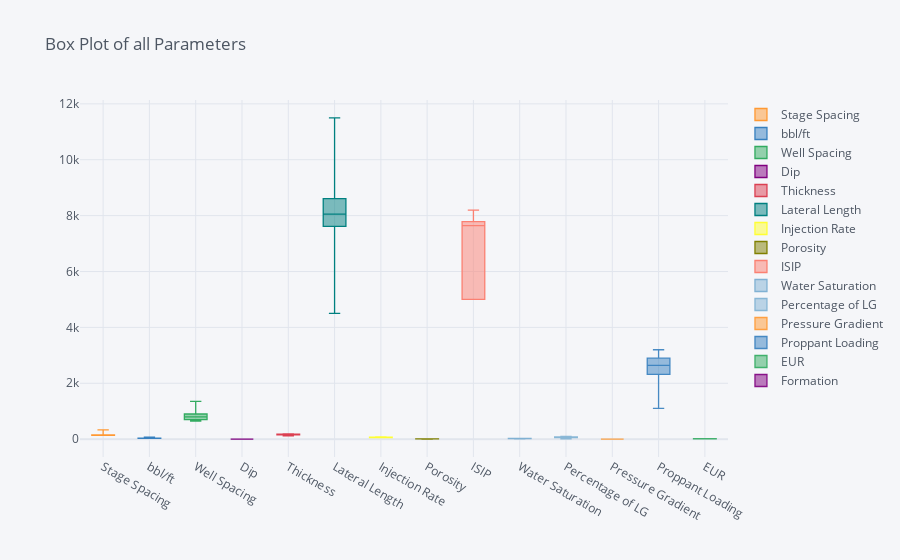

Notebook source saved alongside this figure:
### Code cell
df_Shale.iplot(kind='box', title='Box Plot of all Parameters')

### Figure 1 — Plotly figure (JSON) as saved in the notebook; plotly's stock layout.template omitted (floating-point values rounded to 4 significant figures; data arrays with more than 128 entries replaced by an {"elided": "..."} marker saying what was removed)
{"data": [{"boxpoints": false, "line": {"width": 1.3}, "marker": {"color": "rgba(255, 153, 51, 1.0)"}, "name": "Stage Spacing", "orientation": "v", "type": "box", "y": {"elided": "506 int values"}}, {"boxpoints": false, "line": {"width": 1.3}, "marker": {"color": "rgba(55, 128, 191, 1.0)"}, "name": "bbl/ft", "orientation": "v", "type": "box", "y": {"elided": "506 str values"}}, {"boxpoints": false, "line": {"width": 1.3}, "marker": {"color": "rgba(50, 171, 96, 1.0)"}, "name": "Well Spacing", "orientation": "v", "type": "box", "y": {"elided": "506 int values"}}, {"boxpoints": false, "line": {"width": 1.3}, "marker": {"color": "rgba(128, 0, 128, 1.0)"}, "name": "Dip", "orientation": "v", "type": "box", "y": {"elided": "506 int values"}}, {"boxpoints": false, "line": {"width": 1.3}, "marker": {"color": "rgba(219, 64, 82, 1.0)"}, "name": "Thickness", "orientation": "v", "type": "box", "y": {"elided": "506 int values"}}, {"boxpoints": false, "line": {"width": 1.3}, "marker": {"color": "rgba(0, 128, 128, 1.0)"}, "name": "Lateral Length", "orientation": "v", "type": "box", "y": {"elided": "506 int values"}}, {"boxpoints": false, "line": {"width": 1.3}, "marker": {"color": "rgba(255, 255, 51, 1.0)"}, "name": "Injection Rate", "orientation": "v", "type": "box", "y": {"elided": "506 int values"}}, {"boxpoints": false, "line": {"width": 1.3}, "marker": {"color": "rgba(128, 128, 0, 1.0)"}, "name": "Porosity", "orientation": "v", "type": "box", "y": {"elided": "506 float values"}}, {"boxpoints": false, "line": {"width": 1.3}, "marker": {"color": "rgba(251, 128, 114, 1.0)"}, "name": "ISIP", "orientation": "v", "type": "box", "y": {"elided": "506 int values"}}, {"boxpoints": false, "line": {"width": 1.3}, "marker": {"color": "rgba(128, 177, 211, 1.0)"}, "name": "Water Saturation", "orientation": "v", "type": "box", "y": {"elided": "506 float values"}}, {"boxpoints": false, "line": {"width": 1.3}, "marker": {"color": "rgba(128, 177, 211, 0.8999999999999999)"}, "name": "Percentage of LG", "orientation": "v", "type": "box", "y": {"elided": "506 float values"}}, {"boxpoints": false, "line": {"width": 1.3}, "marker": {"color": "rgba(255, 153, 51, 0.8999999999999999)"}, "name": "Pressure Gradient", "orientation": "v", "type": "box", "y": {"elided": "506 float values"}}, {"boxpoints": false, "line": {"width": 1.3}, "marker": {"color": "rgba(55, 128, 191, 0.8999999999999999)"}, "name": "Proppant Loading", "orientation": "v", "type": "box", "y": {"elided": "506 int values"}}, {"boxpoints": false, "line": {"width": 1.3}, "marker": {"color": "rgba(50, 171, 96, 0.8999999999999999)"}, "name": "EUR", "orientation": "v", "type": "box", "y": {"elided": "506 float values"}}, {"boxpoints": false, "line": {"width": 1.3}, "marker": {"color": "rgba(128, 0, 128, 0.8999999999999999)"}, "name": "Formation", "orientation": "v", "type": "box", "y": {"elided": "506 str values"}}], "layout": {"legend": {"bgcolor": "#F5F6F9", "font": {"color": "#4D5663"}}, "paper_bgcolor": "#F5F6F9", "plot_bgcolor": "#F5F6F9", "title": {"font": {"color": "#4D5663"}, "text": "Box Plot of all Parameters"}, "xaxis": {"gridcolor": "#E1E5ED", "showgrid": true, "tickfont": {"color": "#4D5663"}, "title": {"font": {"color": "#4D5663"}, "text": ""}, "zerolinecolor": "#E1E5ED"}, "yaxis": {"gridcolor": "#E1E5ED", "showgrid": true, "tickfont": {"color": "#4D5663"}, "title": {"font": {"color": "#4D5663"}, "text": ""}, "zerolinecolor": "#E1E5ED"}}}
